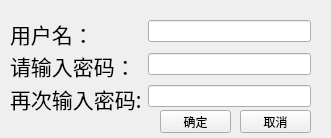
<?xml version="1.0" encoding="UTF-8"?>
<ui version="4.0">
 <class>entry</class>
 <widget class="QWidget" name="entry">
  <property name="geometry">
   <rect>
    <x>0</x>
    <y>0</y>
    <width>331</width>
    <height>138</height>
   </rect>
  </property>
  <property name="windowTitle">
   <string>用户注册</string>
  </property>
  <property name="windowIcon">
   <iconset resource="res.qrc">
    <normaloff>:/res/ico.ico</normaloff>:/res/ico.ico</iconset>
  </property>
  <widget class="QWidget" name="formLayoutWidget">
   <property name="geometry">
    <rect>
     <x>10</x>
     <y>20</y>
     <width>301</width>
     <height>92</height>
    </rect>
   </property>
   <layout class="QFormLayout" name="formLayout">
    <item row="0" column="0">
     <widget class="QLabel" name="name">
      <property name="font">
       <font>
        <family>方正瘦金书简体</family>
        <pointsize>16</pointsize>
       </font>
      </property>
      <property name="text">
       <string>用户名：</string>
      </property>
     </widget>
    </item>
    <item row="0" column="1">
     <widget class="QLineEdit" name="name1"/>
    </item>
    <item row="1" column="0">
     <widget class="QLabel" name="code1">
      <property name="font">
       <font>
        <family>方正瘦金书简体</family>
        <pointsize>16</pointsize>
       </font>
      </property>
      <property name="text">
       <string>请输入密码：</string>
      </property>
     </widget>
    </item>
    <item row="1" column="1">
     <widget class="QLineEdit" name="code11"/>
    </item>
    <item row="2" column="1">
     <widget class="QLineEdit" name="code21"/>
    </item>
    <item row="2" column="0">
     <widget class="QLabel" name="code2">
      <property name="font">
       <font>
        <family>方正瘦金书简体</family>
        <pointsize>16</pointsize>
       </font>
      </property>
      <property name="text">
       <string>再次输入密码:</string>
      </property>
     </widget>
    </item>
   </layout>
  </widget>
  <widget class="QPushButton" name="cancel">
   <property name="geometry">
    <rect>
     <x>240</x>
     <y>110</y>
     <width>71</width>
     <height>23</height>
    </rect>
   </property>
   <property name="text">
    <string>取消</string>
   </property>
  </widget>
  <widget class="QPushButton" name="sure">
   <property name="geometry">
    <rect>
     <x>160</x>
     <y>110</y>
     <width>71</width>
     <height>23</height>
    </rect>
   </property>
   <property name="text">
    <string>确定</string>
   </property>
  </widget>
 </widget>
 <resources>
  <include location="res.qrc"/>
 </resources>
 <connections/>
</ui>
